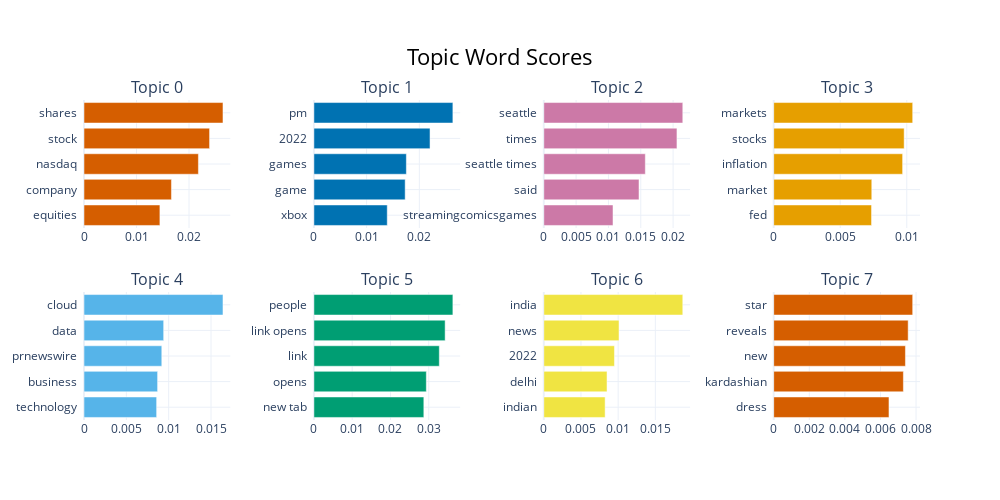

The cell this chart's notebook holds for it:
### Code cell
topic_model.visualize_barchart()

### Figure 1 — Plotly figure (JSON) as saved in the notebook; plotly's stock layout.template omitted (floating-point values rounded to 4 significant figures)
{"data": [{"marker": {"color": "#D55E00"}, "orientation": "h", "type": "bar", "x": [0.01445, 0.01665, 0.02179, 0.02391, 0.02647], "xaxis": "x", "y": ["equities  ", "company  ", "nasdaq  ", "stock  ", "shares  "], "yaxis": "y"}, {"marker": {"color": "#0072B2"}, "orientation": "h", "type": "bar", "x": [0.01391, 0.01731, 0.01754, 0.02203, 0.02636], "xaxis": "x2", "y": ["xbox  ", "game  ", "games  ", "2022  ", "pm  "], "yaxis": "y2"}, {"marker": {"color": "#CC79A7"}, "orientation": "h", "type": "bar", "x": [0.01071, 0.01473, 0.01571, 0.0206, 0.0215], "xaxis": "x3", "y": ["streamingcomicsgames  ", "said  ", "seattle times  ", "times  ", "seattle  "], "yaxis": "y3"}, {"marker": {"color": "#E69F00"}, "orientation": "h", "type": "bar", "x": [0.007353, 0.007371, 0.009689, 0.009805, 0.01045], "xaxis": "x4", "y": ["fed  ", "market  ", "inflation  ", "stocks  ", "markets  "], "yaxis": "y4"}, {"marker": {"color": "#56B4E9"}, "orientation": "h", "type": "bar", "x": [0.008579, 0.008693, 0.009187, 0.009408, 0.01641], "xaxis": "x5", "y": ["technology  ", "business  ", "prnewswire  ", "data  ", "cloud  "], "yaxis": "y5"}, {"marker": {"color": "#009E73"}, "orientation": "h", "type": "bar", "x": [0.02872, 0.02937, 0.03276, 0.03428, 0.03631], "xaxis": "x6", "y": ["new tab  ", "opens  ", "link  ", "link opens  ", "people  "], "yaxis": "y6"}, {"marker": {"color": "#F0E442"}, "orientation": "h", "type": "bar", "x": [0.008247, 0.008503, 0.0095, 0.01011, 0.01869], "xaxis": "x7", "y": ["indian  ", "delhi  ", "2022  ", "news  ", "india  "], "yaxis": "y7"}, {"marker": {"color": "#D55E00"}, "orientation": "h", "type": "bar", "x": [0.006478, 0.007288, 0.007403, 0.007557, 0.007811], "xaxis": "x8", "y": ["dress  ", "kardashian  ", "new  ", "reveals  ", "star  "], "yaxis": "y8"}], "layout": {"annotations": [{"font": {"size": 16}, "showarrow": false, "text": "Topic 0", "x": 0.0875, "xanchor": "center", "xref": "paper", "y": 1, "yanchor": "bottom", "yref": "paper"}, {"font": {"size": 16}, "showarrow": false, "text": "Topic 1", "x": 0.3625, "xanchor": "center", "xref": "paper", "y": 1, "yanchor": "bottom", "yref": "paper"}, {"font": {"size": 16}, "showarrow": false, "text": "Topic 2", "x": 0.6375, "xanchor": "center", "xref": "paper", "y": 1, "yanchor": "bottom", "yref": "paper"}, {"font": {"size": 16}, "showarrow": false, "text": "Topic 3", "x": 0.9125, "xanchor": "center", "xref": "paper", "y": 1, "yanchor": "bottom", "yref": "paper"}, {"font": {"size": 16}, "showarrow": false, "text": "Topic 4", "x": 0.0875, "xanchor": "center", "xref": "paper", "y": 0.4, "yanchor": "bottom", "yref": "paper"}, {"font": {"size": 16}, "showarrow": false, "text": "Topic 5", "x": 0.3625, "xanchor": "center", "xref": "paper", "y": 0.4, "yanchor": "bottom", "yref": "paper"}, {"font": {"size": 16}, "showarrow": false, "text": "Topic 6", "x": 0.6375, "xanchor": "center", "xref": "paper", "y": 0.4, "yanchor": "bottom", "yref": "paper"}, {"font": {"size": 16}, "showarrow": false, "text": "Topic 7", "x": 0.9125, "xanchor": "center", "xref": "paper", "y": 0.4, "yanchor": "bottom", "yref": "paper"}], "height": 500, "hoverlabel": {"bgcolor": "white", "font": {"family": "Rockwell", "size": 16}}, "showlegend": false, "title": {"font": {"color": "Black", "size": 22}, "text": "Topic Word Scores", "x": 0.5, "xanchor": "center", "yanchor": "top"}, "width": 1000, "xaxis": {"anchor": "y", "domain": [0, 0.175], "showgrid": true}, "xaxis2": {"anchor": "y2", "domain": [0.275, 0.45], "showgrid": true}, "xaxis3": {"anchor": "y3", "domain": [0.55, 0.725], "showgrid": true}, "xaxis4": {"anchor": "y4", "domain": [0.825, 1], "showgrid": true}, "xaxis5": {"anchor": "y5", "domain": [0, 0.175], "showgrid": true}, "xaxis6": {"anchor": "y6", "domain": [0.275, 0.45], "showgrid": true}, "xaxis7": {"anchor": "y7", "domain": [0.55, 0.725], "showgrid": true}, "xaxis8": {"anchor": "y8", "domain": [0.825, 1], "showgrid": true}, "yaxis": {"anchor": "x", "domain": [0.6, 1], "showgrid": true}, "yaxis2": {"anchor": "x2", "domain": [0.6, 1], "showgrid": true}, "yaxis3": {"anchor": "x3", "domain": [0.6, 1], "showgrid": true}, "yaxis4": {"anchor": "x4", "domain": [0.6, 1], "showgrid": true}, "yaxis5": {"anchor": "x5", "domain": [0, 0.4], "showgrid": true}, "yaxis6": {"anchor": "x6", "domain": [0, 0.4], "showgrid": true}, "yaxis7": {"anchor": "x7", "domain": [0, 0.4], "showgrid": true}, "yaxis8": {"anchor": "x8", "domain": [0, 0.4], "showgrid": true}}}
